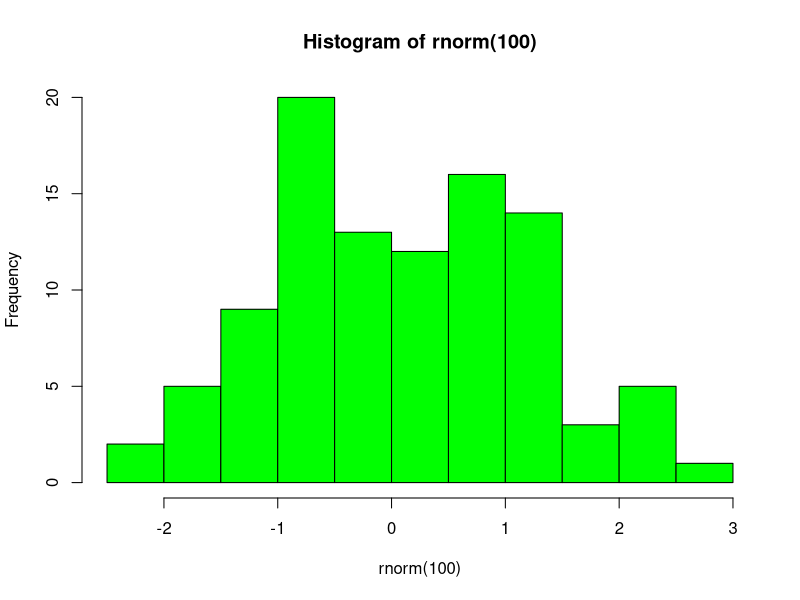
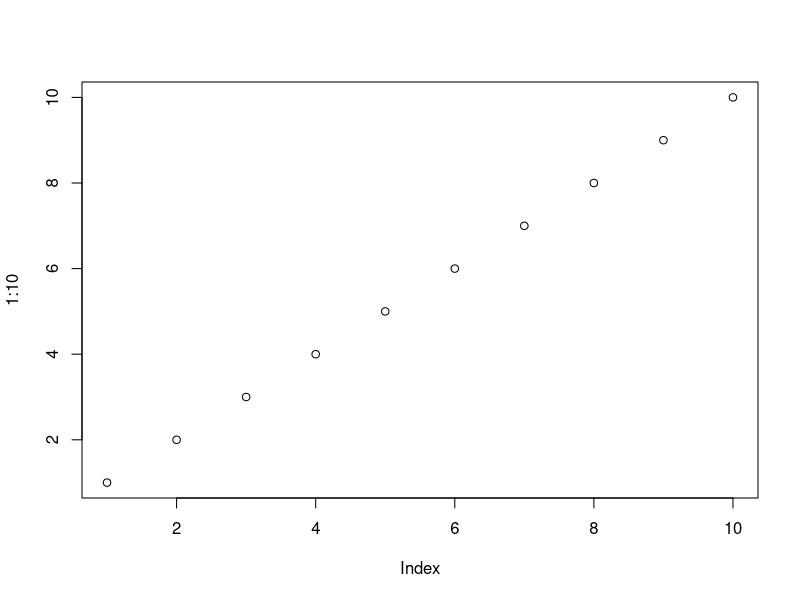
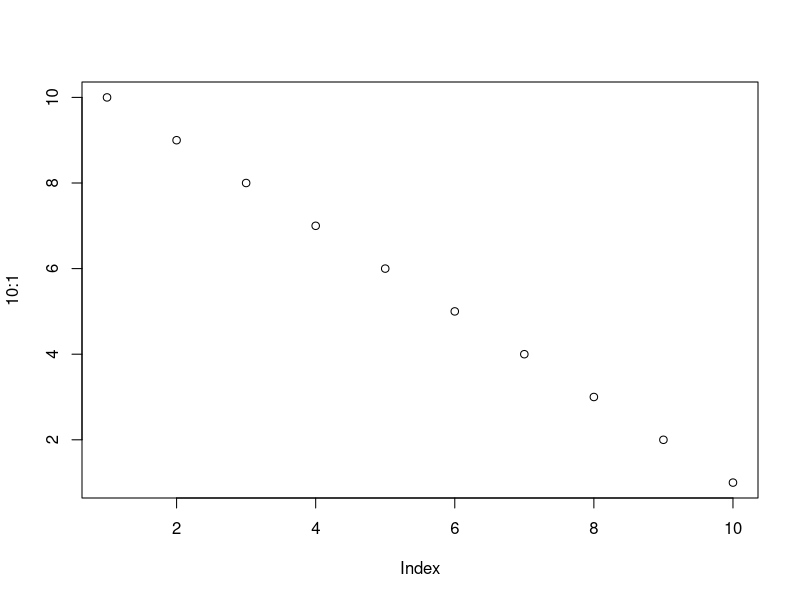

The R source for these figures, in order:
## ---- chunk 1
A <- cbind.data.frame("doy"=c(41, 42, 45, 55, 56, 57, 62), "abundA"=c(0, 1, 1, 1, 0, 1, 1))
B <- cbind.data.frame("doy"=c(30, 40, 45, 50, 51, 52, 53), "abundB"=c(2, 14, 5, 19, 4, 1, 1))
## ---- chunk 2
hist(rnorm(100), col="green")
## ---- chunk 3
plot(1:10)
plot(10:1)
## ---- chunk 4
knitr::kable(head(mtcars, 10))
